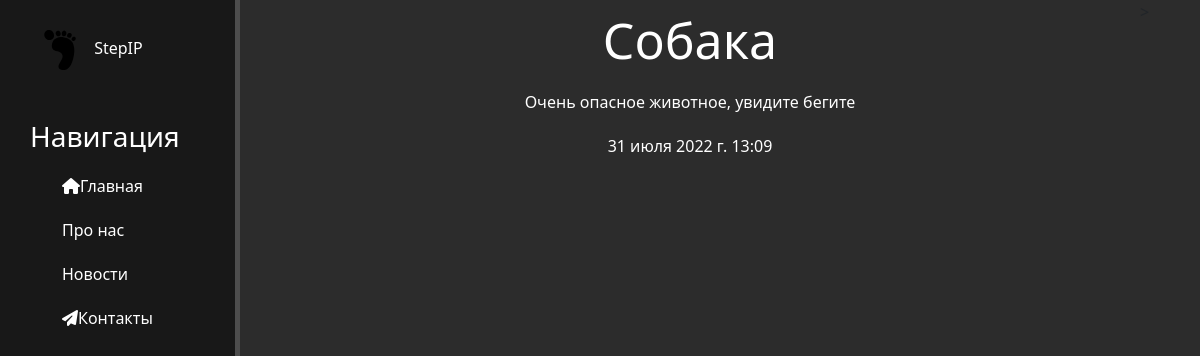
The page /news/2 on the database its author committed.
### news/models.py (models this page shows, shortened)
class Articles(models.Model):
    title = models.CharField('Название', max_length=30)
    intro = models.CharField('Превью', max_length=100)
    text = models.TextField('Текс новости')
    data = models.DateTimeField('Время публикпции')
    class Meta:
        verbose_name = 'Новость'
        verbose_name_plural = 'Новости'

### news/views.py (the view)
# urls.py: path('<int:pk>', views.NewsDetail.as_view(), name='new-detail'),
class NewsDetail(DetailView):
    model = Articles
    template_name = 'news/details_view.html'
    context_object_name = 'article'

### news/templates/news/details_view.html (shortened to what this page needs)
{% extends 'main/base.html' %}
{% block body %}
<div class="features">
    <h1 class="center"> {{ article.title }}</h1>
     <p class="center"> {{ article.text }}</p>
     <p class="center"> {{ article.data }}</p>
</div>
{% endblock %}

### main/static/main/css/main.css (style rules this page uses)
body { background: #2c2c2c; }
main .features { float: left; color: #fff; margin-top: 10px; text-align: center; width: 75%; }
main .features h1 { font-size: 50px; }
main .features p { max-width: 400px; margin: 20px auto }

### rows shown on the page
Articles: title "Собака", text "Очень опасное животное, увидите бегите", data "31 июля 2022 г. 13:09"
